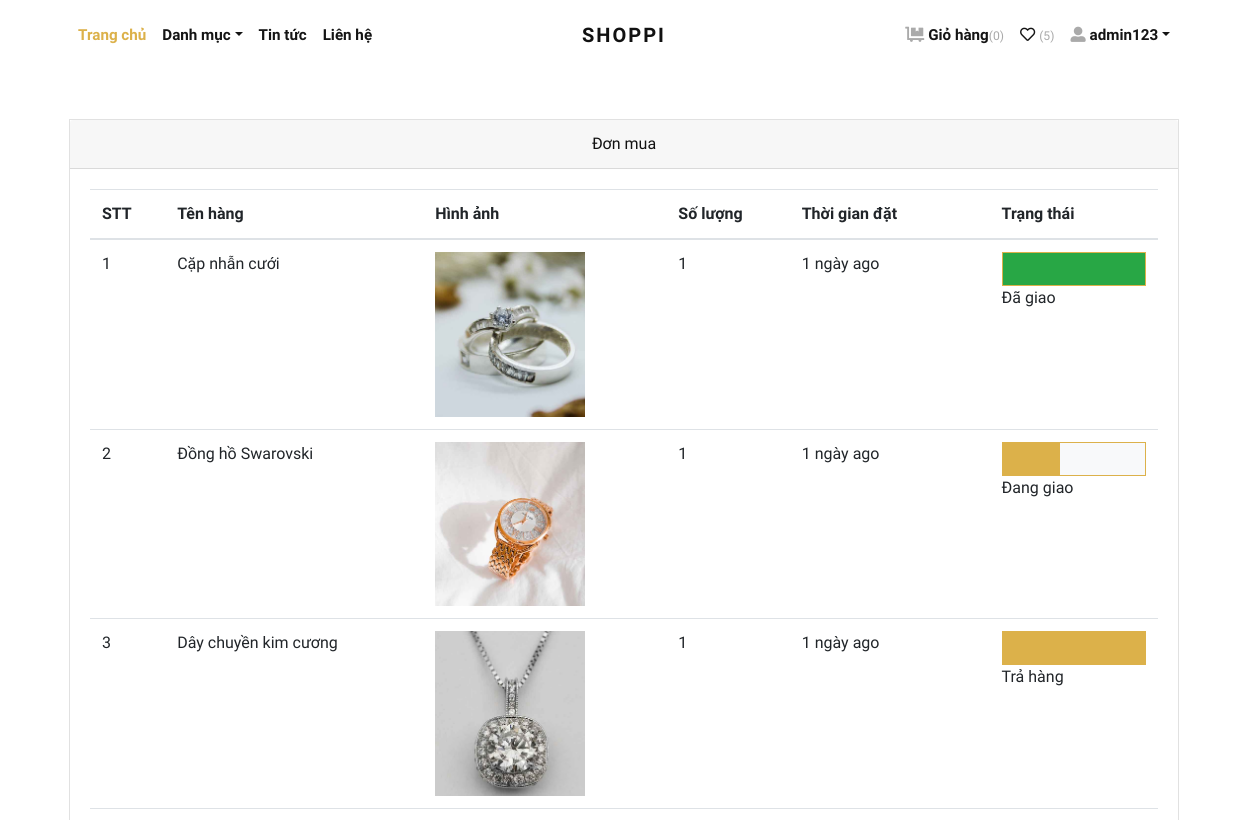
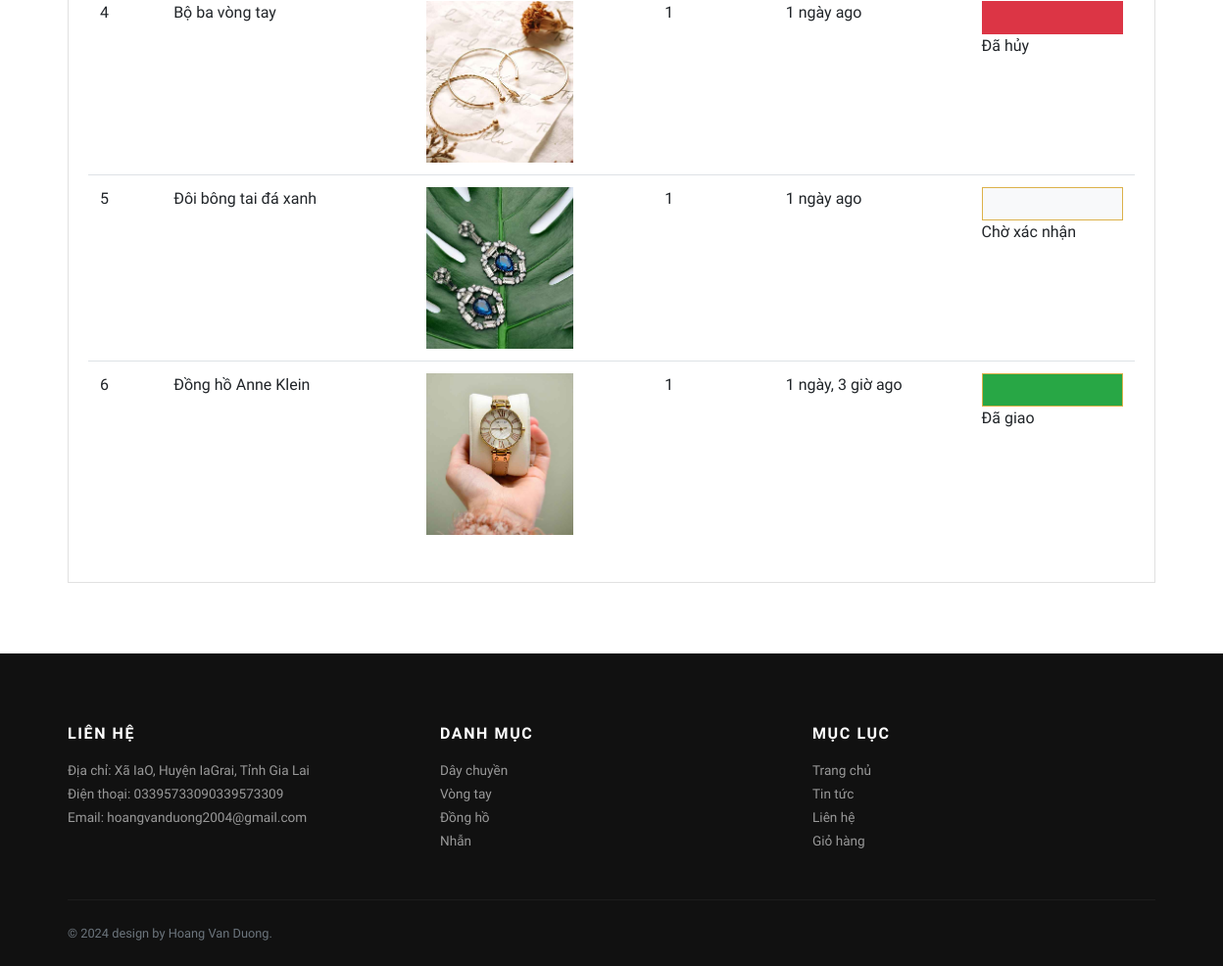
Screenshot of /orders/ (signed in) with the database file from the repository (2 pictures, top to bottom).
### store/models.py (models this page shows, shortened)
class Order(models.Model):
    user = models.ForeignKey(User, verbose_name="User", on_delete=models.CASCADE)
    address = models.ForeignKey(Address, verbose_name="Địa chỉ giao hàng", on_delete=models.CASCADE)
    product = models.ForeignKey(Product, verbose_name="Sản phẩm", on_delete=models.CASCADE)
    quantity = models.PositiveIntegerField(verbose_name="Số lượng")
    ordered_date = models.DateTimeField(auto_now_add=True, verbose_name="Ngày đặt hàng")
    status = models.CharField(
        verbose_name="Trạng thái",
        choices=STATUS_CHOICES,
        max_length=50,
        default="Chờ xác nhận"
        )
    class Meta:
        verbose_name =("Quản lý Đơn hàng")
        verbose_name_plural =("Quản lý Đơn hàng")

class Product(models.Model):
    title = models.CharField(max_length=150, verbose_name="Tên sản phẩm")
    slug = models.SlugField(max_length=160, verbose_name="Product Slug")
    sku = models.CharField(max_length=255, unique=True, verbose_name="Mã sản phẩm")
    short_description = models.TextField(verbose_name="Mô tả")
    detail_description = models.TextField(blank=True, null=True, verbose_name="Mô tả chi tiết")
    product_image = models.ImageField(upload_to='product', blank=True, null=True, verbose_name="Image sản phẩm")
    price = models.DecimalField(max_digits=8, decimal_places=2)
    category = models.ForeignKey(Category, verbose_name="Phân loại sản phẩm", on_delete=models.CASCADE)
    is_active = models.BooleanField(verbose_name="Active")
    is_featured = models.BooleanField(verbose_name="Nổi bật")
    created_at = models.DateTimeField(auto_now_add=True, verbose_name="Created Date")
    updated_at = models.DateTimeField(auto_now=True, verbose_name="Updated Date")
    class Meta:
        verbose_name_plural = 'Quản lý Sản phẩm'
        ordering = ('-created_at', )

### store/views.py (the view)
# urls.py: path('orders/', views.orders, name="orders"),
@login_required
def orders(request):
    all_orders = Order.objects.filter(user=request.user).order_by('-ordered_date')
    return render(request, 'store/orders.html', {'orders': all_orders})

### store/context_preprocessors.py (called while the page is built)
def store_menu(request):
    categories = Category.objects.filter(is_active=True)
    context = {
        'categories_menu': categories,
    }
    return context

def cart_menu(request):
    if request.user.is_authenticated:
        cart_items= Cart.objects.filter(user=request.user)
        context = {
            'cart_items': cart_items,
        }
    else:
        context = {}
    return context

def like_item(request):
    if request.user.is_authenticated:
        like_item= Like.objects.filter(user=request.user)
        context = {
            'like_item': like_item,
        }
    else:
        context = {}
    return context

### templates/store/orders.html (shortened to what this page needs)
{% extends 'base.html' %}
{% load static %}
{% load humanize %}
    {% block content %}
      <div class="container py-5">
        <div class="row">
          <div class="col-lg-12">
            <div class="card mb-4" id="tables">
              <div class="card-header text-center">Đơn mua</div>
              <div class="card-body">
                <table class="table table-hover">
                  <thead>
                    <tr>
                      <th>STT</th>
                      <th>Tên hàng</th>
                      <th>Hình ảnh</th>
                      <th>Số lượng</th>
                      <th>Thời gian đặt</th>
                      <th>Trạng thái</th>
                    </tr>
                  </thead>
                  <tbody>
                    {% if orders %}
                    {% for order in orders %}
                    <tr>
                      <td>{{forloop.counter}}</td>
                      <td>{{order.product.title}}</td>
                      <td>
                        {% if order.product.product_image %}
                          <img src="{{order.product.product_image.url}}" alt="{{order.product.product_ttile}}" style="width:150px;">
                        {% endif %}
                      </td>
                      <td>{{order.quantity}}</td>
                      <td>{{order.ordered_date|naturaltime}}</td>
                      <td>
                        {% if order.status == "Chờ xác nhận" %}
                        <div class="bg-light border border-primary">
                          <div class="p-3 " style="width:0;"></div>
                        </div>
                        {% endif %}
                        {% if order.status == 'Đang giao' %}
                        <div class="bg-light border border-primary">
                            <div class="p-3 bg-primary" style="width:40%;"></div>
                        </div>
                        {% endif %}
                        {% if order.status == 'Đã giao' %}
                        <div class="bg-light border border-primary">
                            <div class="p-3 bg-success" style="width:100%;"></div>
                        </div>
                        {% endif %}
                        {% if order.status == 'Trả hàng' %}
                        <div class="bg-light border border-primary">
                            <div class="p-3 bg-primary" style="width:100%;"></div>
                        </div>
                        {% endif %}
                        {% if order.status == 'Đã hủy' %}
                        <div class="bg-light border border-danger">
                            <div class="p-3 bg-danger" style="width:100%;"></div>
                        </div>
                        {% endif %}
                        {{order.status}}
                      </td>
                    </tr>
                    {% endfor %}
                    {% endif %}
                  </tbody>
                </table>
              </div>
            </div>
          </div>
        </div>
      </div>
{% endblock content %}

### templates/navbar.html (shortened to what this page needs)
{% load static %}
      <header class="header bg-white">
        <div class="container px-0 px-lg-3">
          <nav class="navbar navbar-expand-lg navbar-light py-3 px-lg-0"><a class="navbar-brand" href="{% url 'store:home' %}"><span class="font-weight-bold text-uppercase text-dark">Shoppi</span></a>
            <div class="collapse navbar-collapse" id="navbarSupportedContent">
              <ul class="navbar-nav mr-auto">
                <li class="nav-item">
                  <a class="nav-link active" href="{% url 'store:home' %}">Trang chủ</a>
                </li>
                <li class="nav-item dropdown"><a class="nav-link dropdown-toggle" id="pagesDropdown" href="#" data-toggle="dropdown" aria-haspopup="true" aria-expanded="false">Danh mục</a>
                </li>
                <li class="nav-item">
                  <a class="nav-link" href="{% url 'store:blog' %}">Tin tức</a>
                </li>
                <li class="nav-item">
                  <a class="nav-link" href="{% url 'store:contact' %}">Liên hệ</a>
                </li>
              </ul>
              <ul class="navbar-nav ml-auto">
                {% if request.user.is_authenticated %}
                  <li class="nav-item"><a class="nav-link" href="{% url 'store:cart' %}"> <i class="fas fa-dolly-flatbed mr-1 text-gray"></i>Giỏ hàng<small class="text-gray">({{cart_items.count}})</small></a></li>
                  <li class="nav-item" data-toggle="modal" data-target=".bd-example-modal-lg" id ="popup"><a class="nav-link" href="#"> <i class="far fa-heart mr-1"></i><small class="text-gray">({{like_item.count}})</small></a></li>
                  <li class="nav-item dropdown"><a class="nav-link dropdown-toggle" id="pagesDropdown" href="#" data-toggle="dropdown" aria-haspopup="true" aria-expanded="false"><i class="fas fa-user-alt mr-1 text-gray"></i>{{request.user.username}}</a></a>
                </li>
                {% else %}
                  <li class="nav-item"><a class="nav-link" href="{% url 'store:login' %}">Đăng nhập</a></li>
                  <li class="nav-item"><a class="nav-link" href="{% url 'store:register' %}">Tạo tài khoản</a></li>
                {% endif %}
              </ul>
            </div>
          </nav>
        </div>
      </header>

### jewelryshop/static/css/style.default.css (style rules this page uses)
.text-gray { color: #aaa !important; }
.navbar { position: relative; }
@media (min-width: 992px) { .navbar-brand { position: absolute; top: 50%; left: 50%; -webkit-transform: translate(-50%, -50%); transform: translate(-50%, -50%); } }
.text-uppercase { text-transform: uppercase; letter-spacing: 0.1em; }
.border { border: 1px solid #dee2e6 !important; }
.border-primary { border-color: #dcb14a !important; }
.border-danger { border-color: #dc3545 !important; }
.navbar { padding: 0.5rem 1rem; }
.navbar-brand { display: inline-block; padding-top: 0.3125rem; padding-bottom: 0.3125rem; margin-right: 1rem; font-size: 1.25rem; }
.navbar-light .navbar-brand { color: #dcb14a; }
.navbar-light .navbar-nav .nav-link { color: rgba(17, 17, 17, 0.99); font-weight: 800; font-size: 0.95rem; transition: all 0.3s; }
.navbar-light .navbar-nav .show > .nav-link, .navbar-light .navbar-nav .active > .nav-link, .navbar-light .navbar-nav .nav-link.show, .navbar-light .navbar-nav .nav-link.active { color: #dcb14a; }
body { font-family: "Libre Franklin", sans-serif; font-size: 1rem; font-weight: 400; line-height: 1.5; color: #111111; background-color: #fff; }
a { color: #dcb14a; text-decoration: none; }
small, .small { font-size: 80%; font-weight: 400; }
.bg-primary { background-color: #dcb14a !important; }
.bg-success { background-color: #28a745 !important; }
.bg-danger { background-color: #dc3545 !important; }
.bg-light { background-color: #f8f9fa !important; }
.text-dark { color: #111111 !important; }
.nav-link { padding: 0.5rem 1rem; }
.card { background-color: #fff; border: 1px solid rgba(17, 17, 17, 0.125); border-radius: 0; }
.card-body { padding: 1.25rem; }
.card-header { padding: 0.75rem 1.25rem; background-color: rgba(17, 17, 17, 0.03); border-bottom: 1px solid rgba(17, 17, 17, 0.125); }
.card-header:first-child { border-radius: calc(0 - 1px) calc(0 - 1px) 0 0; }

### rows the page displays
Order: product "Cặp nhẫn cưới", product.product_image (picture), quantity "1", ordered_date "1 ngày ago", status "Đã giao"
Order: product "Đồng hồ Swarovski", product.product_image (picture), quantity "1", ordered_date "1 ngày ago", status "Đang giao"
Order: product "Dây chuyền kim cương", product.product_image (picture), quantity "1", ordered_date "1 ngày ago", status "Trả hàng"
Order: product "Bộ ba vòng tay", product.product_image (picture), quantity "1", ordered_date "1 ngày ago", status "Đã hủy"
Order: product "Đôi bông tai đá xanh", product.product_image (picture), quantity "1", ordered_date "1 ngày ago", status "Chờ xác nhận"
Order: product "Đồng hồ Anne Klein", product.product_image (picture), quantity "1", ordered_date "1 ngày, 3 giờ ago", status "Đã giao"

### other values shown
{{ cart_items.count }} "0"
{{ like_item.count }} "5"
{{ request.user.username }} "admin123"
